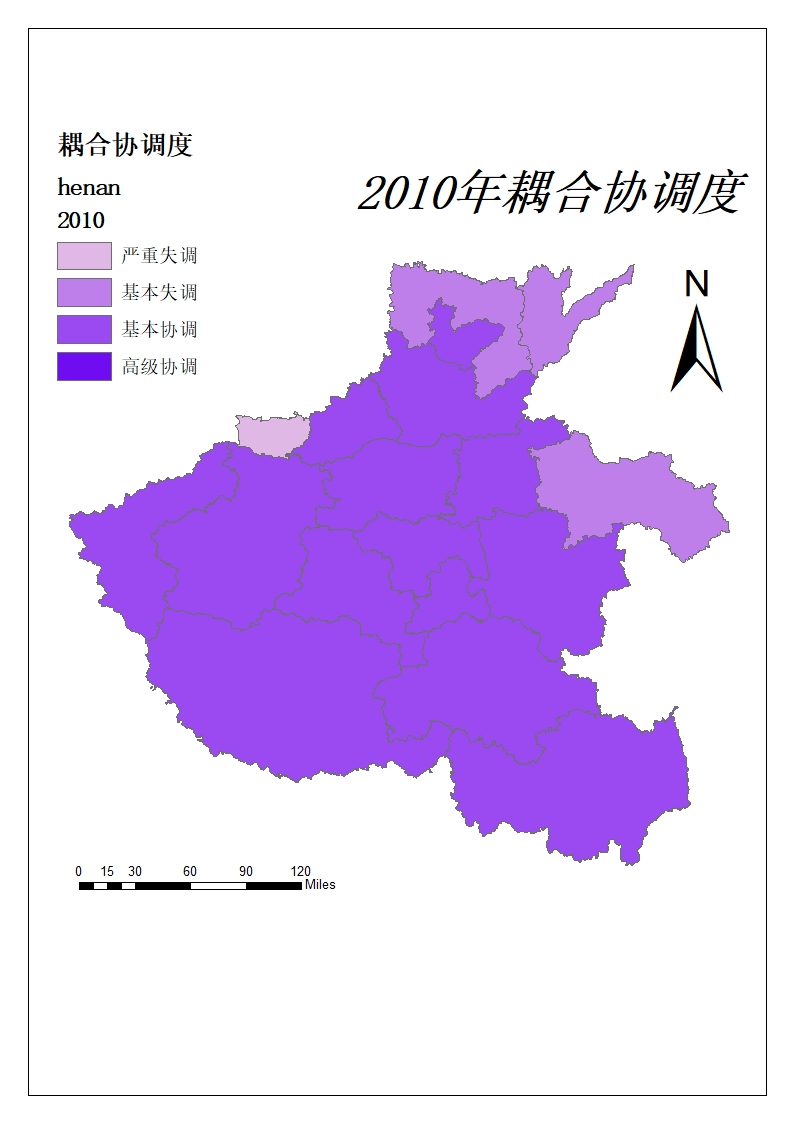
#> input picture outputs/maps/source/coupling_coordination_2010.jpg, 794 x 1123 px
$ python make_map_comparison.py
#> lines starting #> are read from the running program, lines starting #| are printed output that depends on the picture
"""Create a README comparison plate from two original competition maps.

This script only crops and arranges the source rasters. It does not reconstruct
boundaries, classifications or spatial values.
"""

from pathlib import Path

from PIL import Image, ImageDraw, ImageFont


PROJECT_ROOT = Path(__file__).resolve().parents[1]
SOURCE_DIR = PROJECT_ROOT / "outputs" / "maps" / "source"
OUTPUT_PATH = PROJECT_ROOT / "outputs" / "maps" / "coupling_coordination_2010_2022.png"


def font(size: int, bold: bool = False) -> ImageFont.FreeTypeFont | ImageFont.ImageFont:
    windows_font = Path("C:/Windows/Fonts/arialbd.ttf" if bold else "C:/Windows/Fonts/arial.ttf")
    if windows_font.exists():
        return ImageFont.truetype(str(windows_font), size=size)
    return ImageFont.load_default()


def prepare(path: Path) -> Image.Image:
    image = Image.open(path).convert("RGB")
#> image is the input picture: PIL image 794x1123 RGB; mean R, G, B 227.2, 208.7, 246
    cropped = image.crop((25, 70, 770, 955))
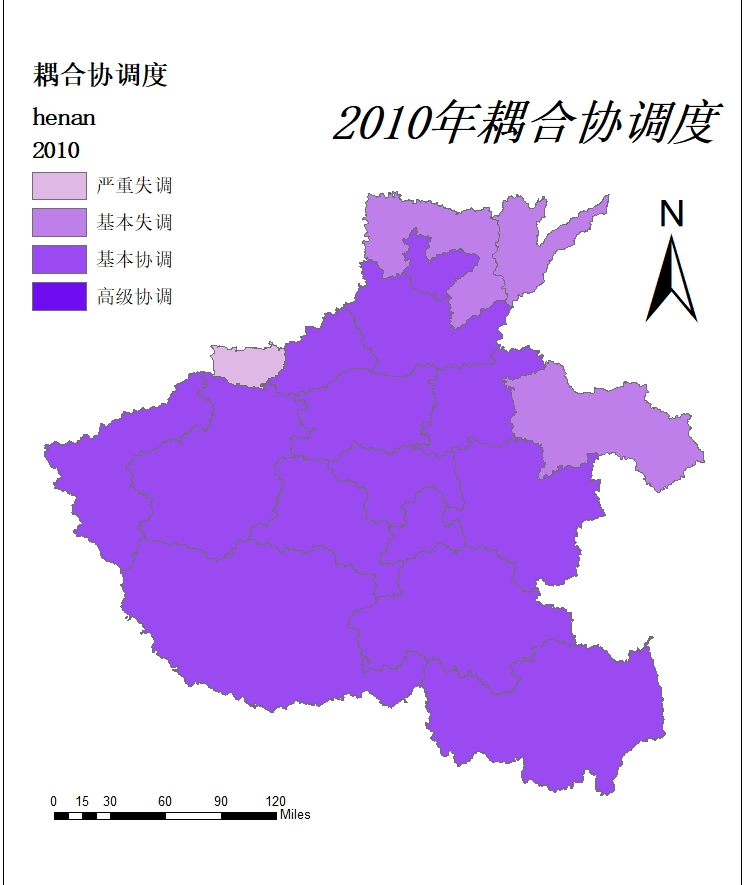
#> cropped: PIL image 745x885 RGB; mean R, G, B 218.1, 193.1, 243.5
    return cropped.resize((708, 841), Image.Resampling.LANCZOS)


def main() -> None:
    panels = [
        prepare(SOURCE_DIR / "coupling_coordination_2010.jpg"),
        prepare(SOURCE_DIR / "coupling_coordination_2022.jpg"),
    ]
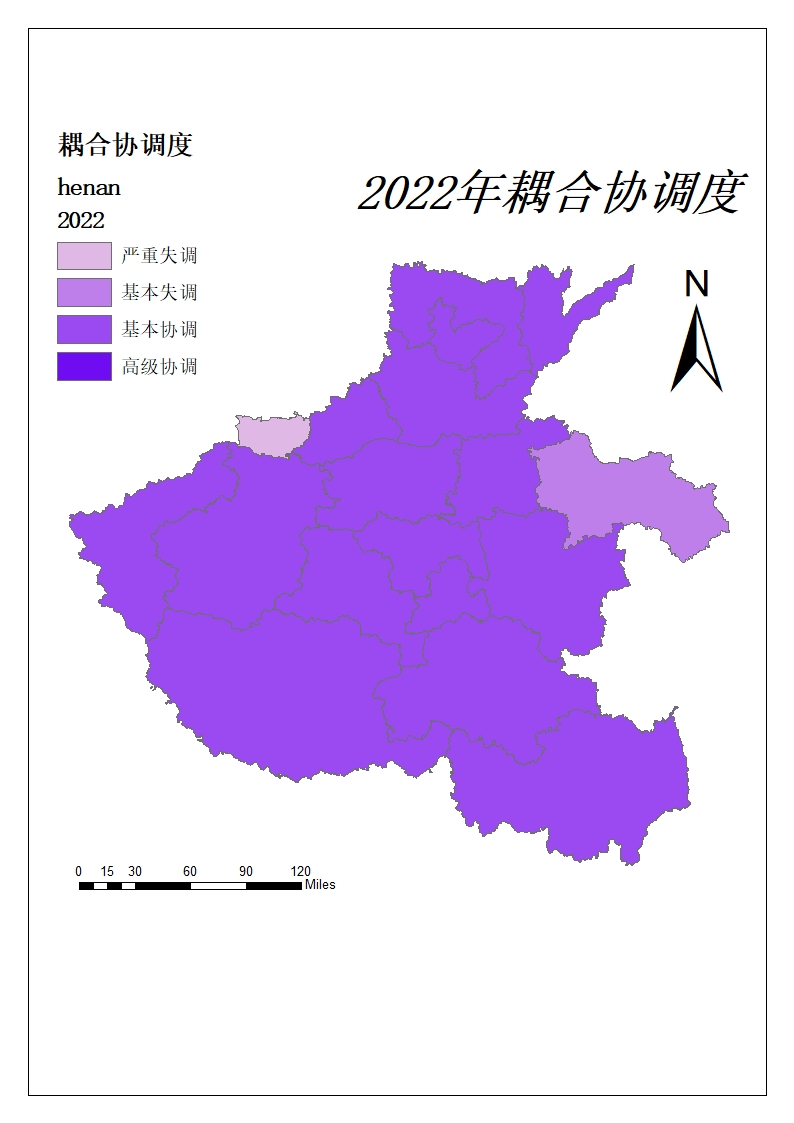
#> input picture outputs/maps/source/coupling_coordination_2022.jpg, 794 x 1123 px
#> in prepare, image is the input picture: PIL image 794x1123 RGB; mean R, G, B 226.7, 207.9, 246.1
#> in prepare (call 2), `cropped = image.crop((25, 70, 770, 955))`:
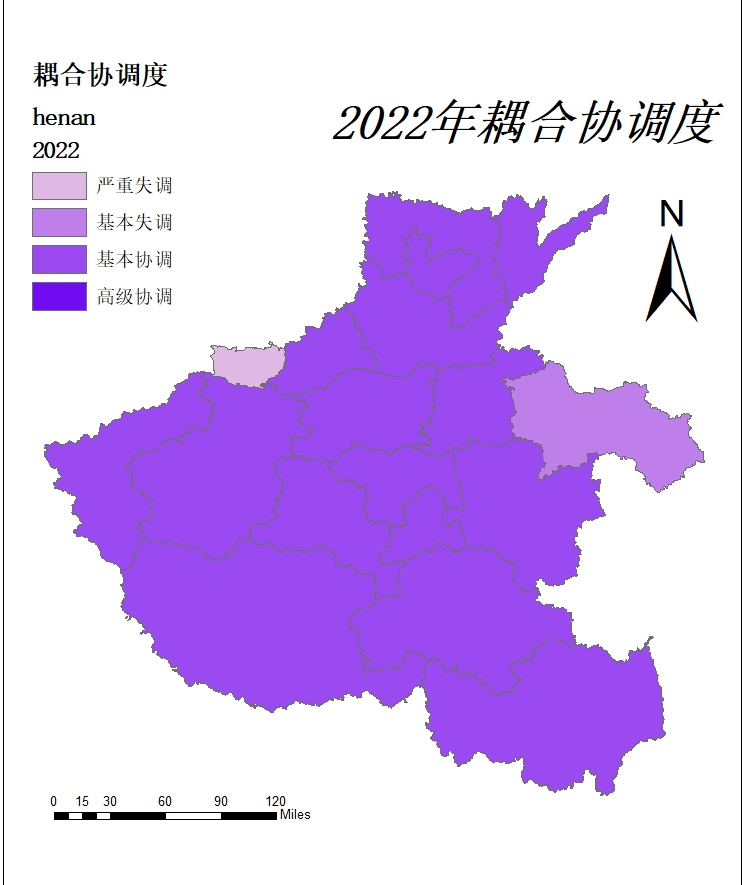
#> cropped: PIL image 745x885 RGB; mean R, G, B 217.4, 192, 243.6
    canvas = Image.new("RGB", (1500, 1010), "white")
#> canvas: PIL image 1500x1010 RGB; every value is 255
    draw = ImageDraw.Draw(canvas)
    draw.text((42, 25), "Coupling coordination across Henan cities", fill="#242424", font=font(38, bold=True))
    draw.text((42, 70), "Original competition maps, 2010 and 2022", fill="#666666", font=font(22))
    draw.text((42, 112), "a  2010", fill="#242424", font=font(24, bold=True))
    draw.text((770, 112), "b  2022", fill="#242424", font=font(24, bold=True))
    canvas.paste(panels[0], (30, 145))
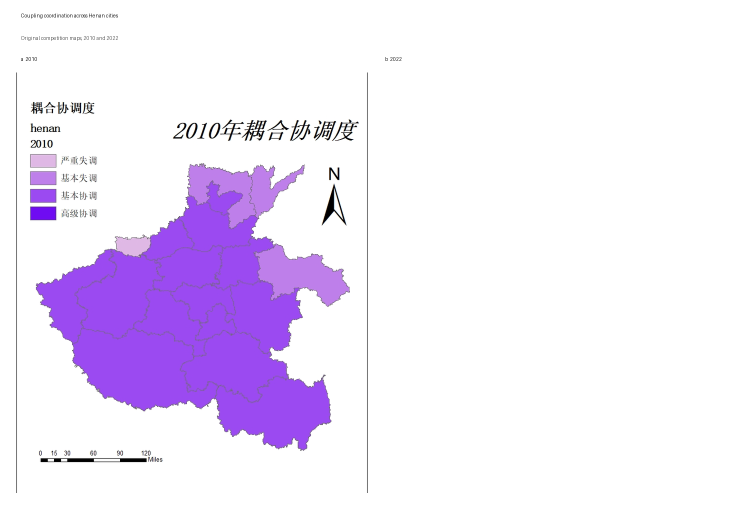
#> canvas: PIL image 1500x1010 RGB (shown at 1/2 size); mean R, G, B 240.3, 230.5, 250.3
    canvas.paste(panels[1], (760, 145))
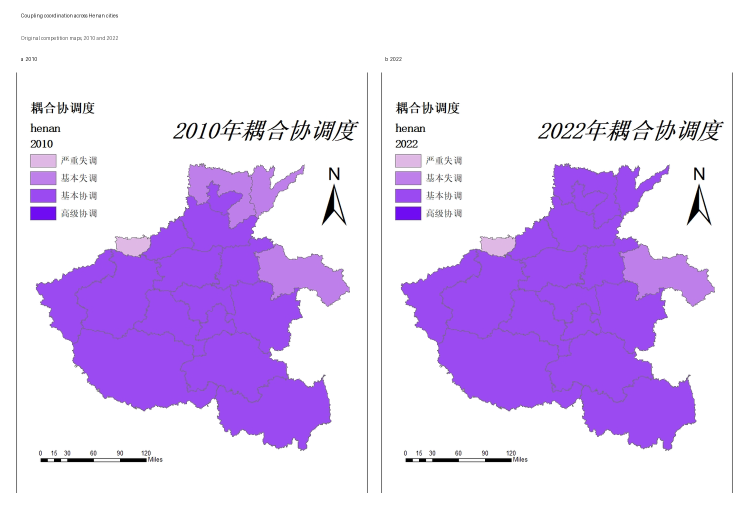
#> canvas: PIL image 1500x1010 RGB (shown at 1/2 size); mean R, G, B 225.4, 205.6, 245.7
    draw.text((42, 987), "Static source figures; classifications and boundaries are not regenerated by the public workflow.", fill="#6A6A6A", font=font(15))
    OUTPUT_PATH.parent.mkdir(parents=True, exist_ok=True)
    canvas.save(OUTPUT_PATH, optimize=True)
    print(OUTPUT_PATH.relative_to(PROJECT_ROOT))


if __name__ == "__main__":
    main()
